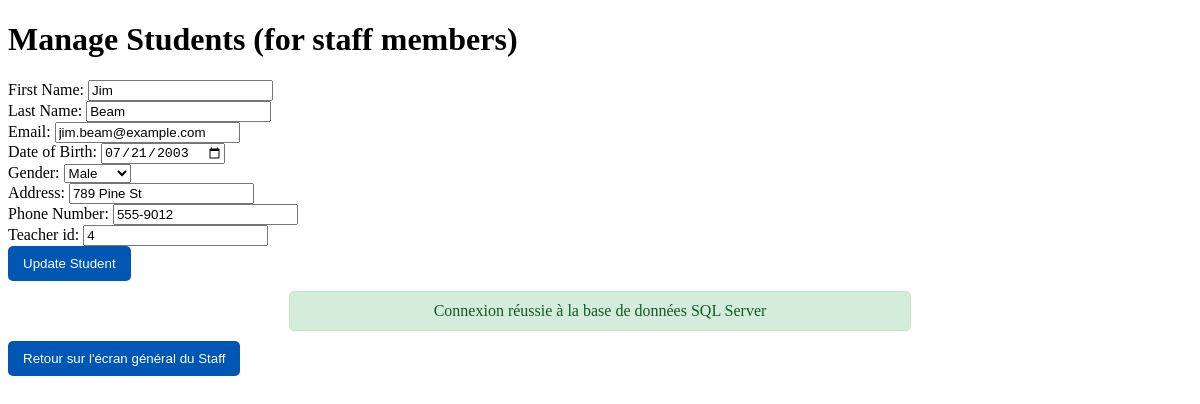
The page /manageStudents.php?action=edit&id=3 (signed in) on the database its author committed.
### tables this page shows
CREATE TABLE students (
    id INT AUTO_INCREMENT PRIMARY KEY,
    first_name VARCHAR(255) NOT NULL,
    last_name VARCHAR(255) NOT NULL,
    email VARCHAR(255) UNIQUE NOT NULL,
    date_of_birth DATE,
    gender ENUM('male', 'female', 'other'),
    address VARCHAR(255),
    phone_number VARCHAR(15),
    teacher_id INT,
    FOREIGN KEY (teacher_id) REFERENCES users(id)
);

### db.php (called while the page is built, shortened)
<?php
try {
    $successMsg = "Connexion réussie à la base de données SQL Server";
} catch (PDOException $e) {
    $errorMsg = "Erreur de connexion à la base de données";
}
?>

### manageStudents.php (the view, shortened to what this page needs)
<?php
include 'db.php';
$action = $_GET['action'] ?? 'list';
$id = $_GET['id'] ?? 0;
?>
<!DOCTYPE html>
<html lang="fr">
<head>
    <link rel="stylesheet" href="style.css">
</head>
<body>
    <h1>Manage Students (for staff members)</h1>
    <?php if ($action == 'create' || $action == 'edit'):
        if (isset($_GET['id']) && $action == 'edit') {
            $id = $_GET['id'];
            $stmt = $con->prepare("SELECT * FROM students WHERE id = ?;");
            $stmt->execute([$id]);
            $studentChoosed = $stmt->fetch();
        } elseif ($action == 'create') {
            echo "";
        } else {
            die('Invalid request!');
        }
    ?>
        <form method="post" action="?action=<?= htmlspecialchars($action) ?>&id=<?= htmlspecialchars($id) ?>">
            <label for="first_name">First Name:</label>
                <input type="text" id="first_name" name="first_name" value="<?php if($action == 'edit'){echo htmlspecialchars($studentChoosed['first_name']);}?>" required><br>
            <label for="last_name">Last Name:</label>
                <input type="text" id="last_name" name="last_name" value="<?php if($action == 'edit'){echo htmlspecialchars($studentChoosed['last_name']);} ?>" required><br>
            <label for="email">Email:</label>
                <input type="email" id="email" name="email" value="<?php if($action == 'edit'){echo htmlspecialchars($studentChoosed['email']);} ?>" required><br>
            <label for="date_of_birth">Date of Birth:</label>
                <input type="date" id="date_of_birth" name="date_of_birth" value="<?php if($action == 'edit'){echo htmlspecialchars($studentChoosed['date_of_birth']);} ?>" required><br>
            <label for="gender">Gender:</label>
            <select id="gender" name="gender" required>
                <option value="male" <?php if($action == 'edit'){echo ($studentChoosed['gender'] == 'male') ? 'selected' : '';} ?>>Male</option>
            </select><br>
            <label for="address">Address:</label>
                <input type="text" id="address" name="address" value="<?php if($action == 'edit'){echo htmlspecialchars($studentChoosed['address']);} ?>" required><br>
            <label for="phone_number">Phone Number:</label>
                <input type="text" id="phone_number" name="phone_number" value="<?php if($action == 'edit'){echo htmlspecialchars($studentChoosed['phone_number']);} ?>" required><br>
            <label for="teacher_id">Teacher id:</label>
                <input type="number" id="teacher_id" name="teacher_id" value="<?php if($action == 'edit'){echo htmlspecialchars($studentChoosed['teacher_id']);} ?>" required><br>
            <button type="submit"><?= $action == 'create' ? 'Create Student' : 'Update Student' ?></button>
        </form>
    <?php endif; ?>
    <?php if (!empty($successMsg)): ?>
        <div class="success-message">
            <?php echo htmlspecialchars($successMsg); ?>
        </div>
    <?php endif; ?>
    <button onclick="window.location.href='staffDashboard.php';">Retour sur l'écran général du Staff </button>
</body>
</html>

### style.css (style rules this page uses)
.success-message { color: #155724; background-color: #d4edda; border: 1px solid #c3e6cb; padding: 10px; margin: 10px 0; border-radius: 5px; text-align: center; max-width: 600px; margin-left: auto; margin-right: auto; }
button { padding: 10px 15px; background-color: #0056b3; color: white; border: none; border-radius: 5px; cursor: pointer; }

### rows shown on the page
students: first_name "Jim", last_name "Beam", email "jim.beam@example.com", date_of_birth "07/21/2003", gender "Male", address "789 Pine St", phone_number "555-9012", teacher_id "4"

### other values the page prints
$successMsg "Connexion réussie à la base de données SQL Server"
